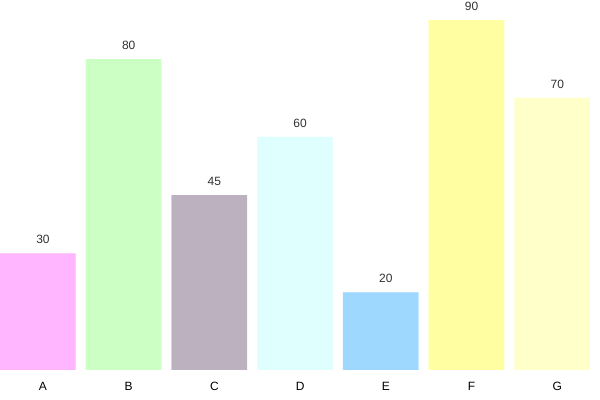
Frame 1 (no input)
Frame 2 (the mouse pressed at the canvas centre, redrawn once): identical to frame 1, image omitted

The p5.js sketch that drew this single still picture (run headless with seeded random() and noise() and a simulated clock; the mouse was pressed at the canvas centre and the sketch redrawn once):

// p5.js sketch
// ── sketch.js

let data = [30, 80, 45, 60, 20, 90, 70]; // Example dataset
let labels = ['A', 'B', 'C', 'D', 'E', 'F', 'G']; // Corresponding labels for the data
let colors = []; // Array to hold colors for each bar

function setup() {
  createCanvas(600, 400);
  background(255);
  noLoop();
  
  // Generate neon colors for each bar
  for (let i = 0; i < data.length; i++) {
    colors.push(color(random(100, 255), random(100, 255), random(100, 255)));
  }
  
  drawBarChart(data, labels, colors);
}

function drawBarChart(data, labels, colors) {
  let maxData = max(data);
  let barWidth = width / data.length;
  
  for (let i = 0; i < data.length; i++) {
    let barHeight = map(data[i], 0, maxData, 0, height - 50);
    
    // Neon effect: increase brightness and saturation
    let neonColor = color(colors[i]);
    neonColor.setRed(red(neonColor) + 50); // Increase red component
    neonColor.setGreen(green(neonColor) + 50); // Increase green component
    neonColor.setBlue(blue(neonColor) + 50); // Increase blue component
    
    fill(neonColor);
    noStroke();
    rect(i * barWidth, height - barHeight - 30, barWidth - 10, barHeight);
    
    // Draw labels
    fill(0);
    textAlign(CENTER);
    text(labels[i], i * barWidth + (barWidth / 2), height - 10);
    
    // Draw values
    fill(50);
    text(data[i], i * barWidth + (barWidth / 2), height - barHeight - 40);
  }
}

// Animation (optional)
function draw() {
  // Uncomment if you want to animate
  // background(255);
  // drawBarChart(data, labels, colors);
}
